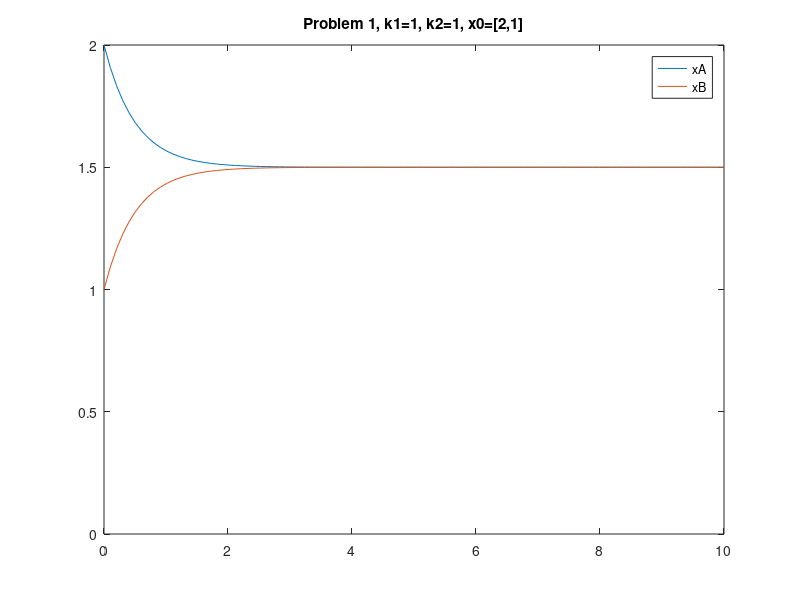

MATLAB code for this plot:
clear

k1=1;
k2=1;

A=[-k1 k2; k1 -k2];
[S,E,W]=eig(A);
x0=[2;1];
A1=S*E*W^(-1); % This check my eigen decomp

t=linspace(0,10);
%x=x0(1)*S(:,1)*exp(E(1,1)*t)+x0(2)*S(:,2)*exp(E(2,2)*t);

xt=[];
for i=1:100
    x=S*expm(E*t(i))*S^(-1)*x0;
    xt(1,i)=x(1);
    xt(2,i)=x(2);
end


figure
plot(t,xt)
axis([0,10,0,2])
title('Problem 1, k1=1, k2=1, x0=[2,1]')
legend('xA','xB')